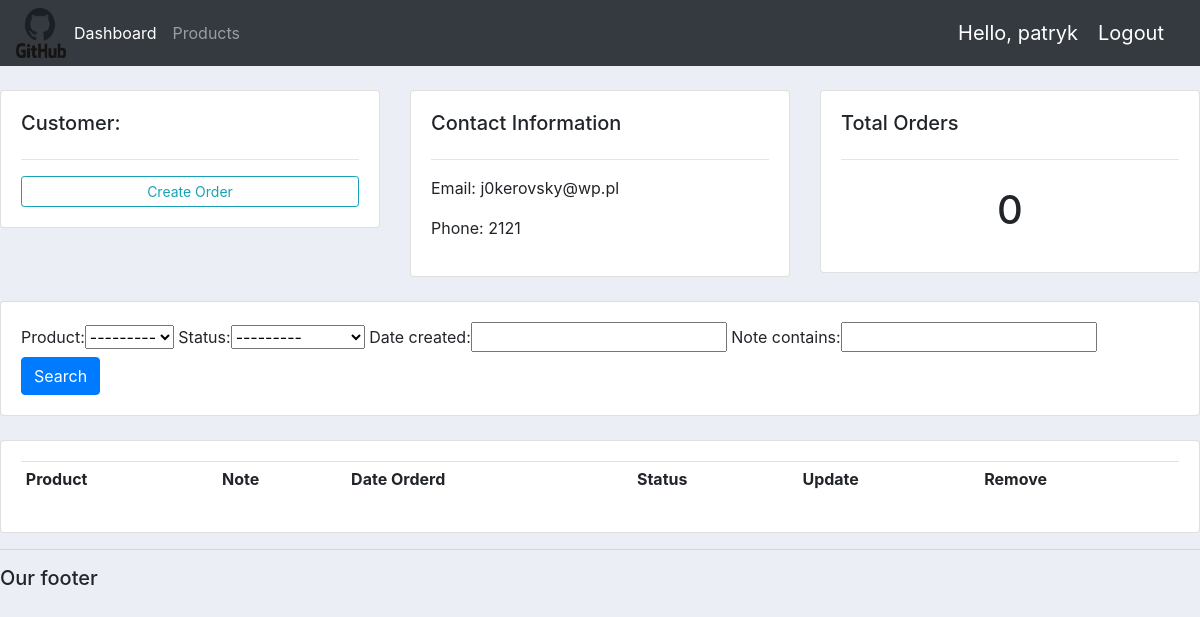
Before: /customer/2/ (signed in) with the older database file.
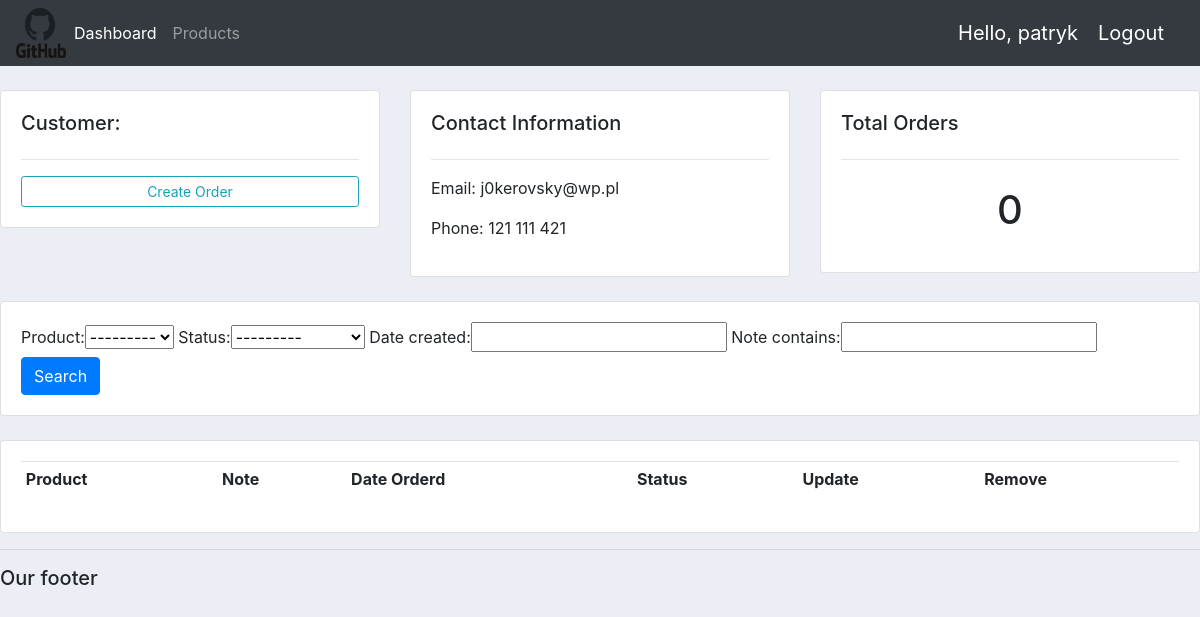
After: the same page with the newer database file.
### accounts/models.py (models this page shows, shortened)
class Customer(models.Model):
    user = models.OneToOneField(User, null=True, blank=True, on_delete=models.CASCADE)
    name = models.CharField(max_length=200, null=True)
    phone = models.CharField(max_length=200, null=True)
    email = models.EmailField(max_length=200, null=True)
    profile_pic = models.ImageField(default="profile1.png", null=True, blank=True)
    date_created = models.DateTimeField(auto_now_add=True, null=True)

### accounts/decorators.py (the view)
        def wrapper_func(request, *args, **kwargs):
                group = None
                if request.user.groups.exists():
                 group = request.user.groups.all()[0].name
                if group in allowed_roles:
                    return view_func(request, *args, **kwargs)
                else:
                    return HttpResponse('You are not allowed to see this page')

### accounts/models.py (called while the page is built)
    def __str__(self):
        return self.name

### accounts/views.py (called while the page is built)
@login_required(login_url='login')
@allowed_users(allowed_roles=['admin'])
def customer(request, pk):
    customer = Customer.objects.get(id=pk)
    orders = customer.order_set.all()
    total_orders = orders.count()
    myFilter = OrderFilter(request.GET, queryset=orders)
    orders = myFilter.qs
    context = {'customer':customer, 'orders':orders, 'total_orders':total_orders,'myFilter':myFilter}
    return render(request, 'accounts/customer.html',context)

### accounts/templates/accounts/customer.html (shortened to what this page needs)
{% extends 'accounts/main.html' %}
{% block content %}
<br>
<div class="row">
	<div class="col-md">
		<div class="card card-body">
			<h5>Customer:</h5>
			<hr>
			<a class="btn btn-outline-info  btn-sm btn-block" href="{% url 'createOrder' customer.id %}">Create Order</a>
		</div>
	</div>
	<div class="col-md">
		<div class="card card-body">
			<h5>Contact Information</h5>
			<hr>
			<p>Email: {{customer.email}}</p>
			<p>Phone: {{customer.phone}}</p>
		</div>
	</div>
	<div class="col-md">
		<div class="card card-body">
			<h5>Total Orders</h5>
			<hr>
			<h1 style="text-align: center;padding: 10px">{{total_orders}}</h1>
		</div>
	</div>
</div>
<br>
<div class="row">
	<div class="col">
		<div class="card card-body">
			<form method="get">
				{{myFilter.form}}
		    <button class="btn btn-primary" type="submit">Search</button>
		  </form>
		</div>
	</div>
</div>
<br>
<div class="row">
	<div class="col-md">
		<div class="card card-body">
			<table class="table table-sm">
				<tr>
					<th>Product</th>
					<th>Note</th>
					<th>Date Orderd</th>
					<th>Status</th>
					<th>Update</th>
					<th>Remove</th>
				</tr>
			</table>
		</div>
	</div>
</div>
    {% endblock %}

Changed rows visible on the page:
changed Customer "j0kerovsky@wp.pl": phone "2121" → "121 111 421"
